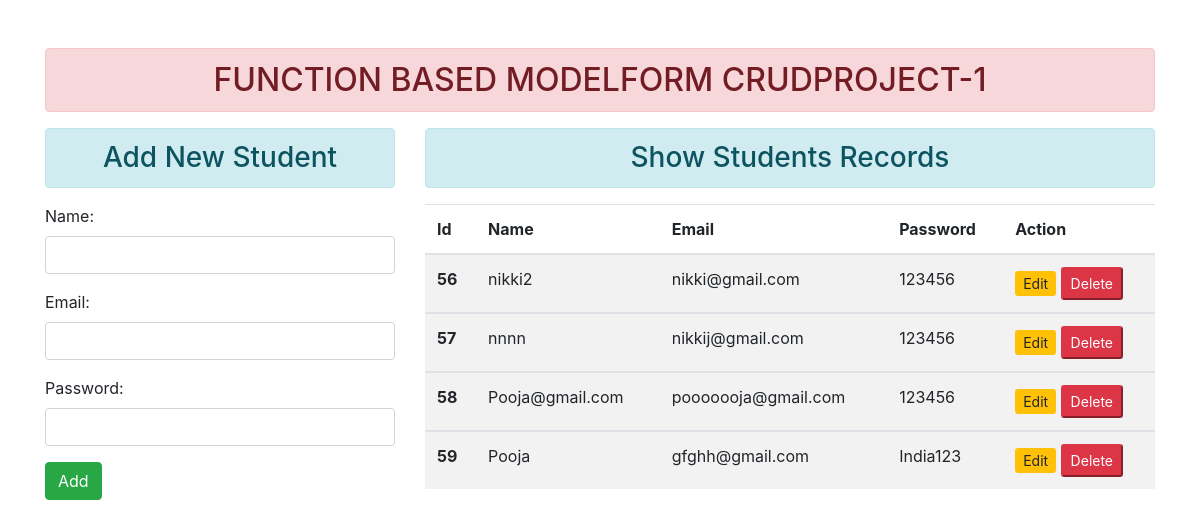
The page / on the database its author committed.
### myapp/models.py (models this page shows)
class User(models.Model):
    name = models.CharField(max_length=50)
    email =models.EmailField(max_length=254)
    password = models.CharField( max_length=50)

### myapp/views.py (the view)
# urls.py: path('' , views.add_show , name = 'add_show' ),
def add_show(request):
    if request.method == "POST":
        fm = Studentdata(request.POST)
        if fm.is_valid():
            print(fm)
            fm.save()
            fm = Studentdata()
    else:
        fm = Studentdata()
    stud = User.objects.all()     #for getting data from database
    return render(request , 'myapp/addandshow.html' , {'form':fm , 'stud':stud})

### myapp/forms.py
class Studentdata(forms.ModelForm):
    class Meta:
        model = User
        fields =  '__all__'
        widgets = {
            'name':forms.TextInput(attrs = {'class':'form-control'}),
            'email':forms.EmailInput(attrs = {'class':'form-control'}),
            'password':forms.PasswordInput(attrs = {'class':'form-control'})
        }

### myapp/templates/myapp/addandshow.html (shortened to what this page needs)
 {% extends 'myapp/base.html' %}
 {% block content %}
<div class="row">
    <div class="col-sm-4">
        <h3 class = "text-center alert alert-info"> Add New Student </h3>
        <form action="/" method="POST">
            {{form.as_p}}
            <input type="submit" class="btn btn-success" value = "Add">
        </form>
    </div>
    <div class="col-sm-8">
    {% if stud %}
        <h3 class = "text-center alert alert-info">Show Students Records</h3>
            <table class="table table-striped">
                <thead>
                    <tr>
                    <th scope="col">Id</th>
                    <th scope="col">Name</th>
                    <th scope="col">Email</th>
                    <th scope="col">Password</th>
                    <th scope="col">Action</th>
                    </tr>
                </thead>
            {% for st in stud %}
                <tbody>
                    <tr>
                    <th>{{st.id}}</th>
                    <td>{{st.name}}</td>
                    <td>{{st.email}}</td>
                    <td>{{st.password}}</td>
                    <td>
                        <a href="{% url 'updatedata' st.id %}" class="bnt btn-warning btn-sm">Edit</a>
                        <form action="{% url 'deletedata' st.id %}" method="POST" class="d-inline">
                           <input type="submit" class="bnt btn-danger btn-sm" value = "Delete">
                        </form>
                    </td>
                    </tr>
                </tbody>
            {% endfor %}
            </table>
        {% else %}
             <h3 class = "text-center alert alert-warning">No Records</h3>
        {% endif %}
</div>
{% endblock content %}

### myapp/templates/myapp/base.html (shortened to what this page needs)
<!doctype html>
{% load static %}
<html lang="en">
  <head>
    <link rel="stylesheet" href="https://stackpath.bootstrapcdn.com/bootstrap/4.4.1/css/bootstrap.min.css">
  </head>
  <body>
      <div class="container mt-5">
         <h2 class="text-center alert alert-danger ">FUNCTION BASED MODELFORM CRUDPROJECT-1</h2>
    {% block content %}
    {% endblock content %}
      </div>
  </body>
</html>

### rows shown on the page
User: id "56", name "nikki2", email "nikki@gmail.com", password "123456"
User: id "57", name "nnnn", email "nikkij@gmail.com", password "123456"
User: id "58", name "Pooja@gmail.com", email "pooooooja@gmail.com", password "123456"
User: id "59", name "Pooja", email "gfghh@gmail.com", password "India123"
